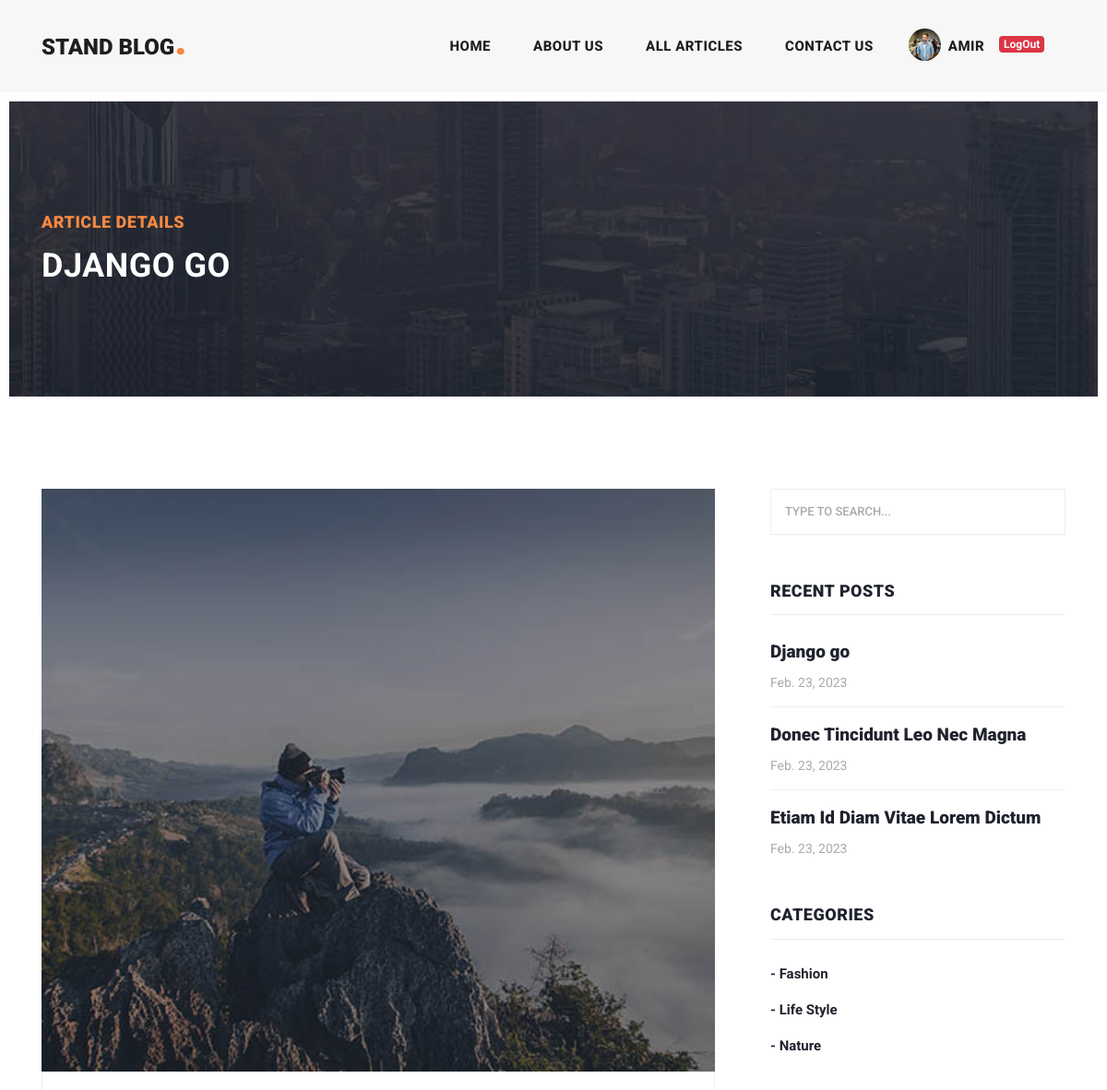
Before: /articles/details/django-go (signed in, upper part) with the older database file.
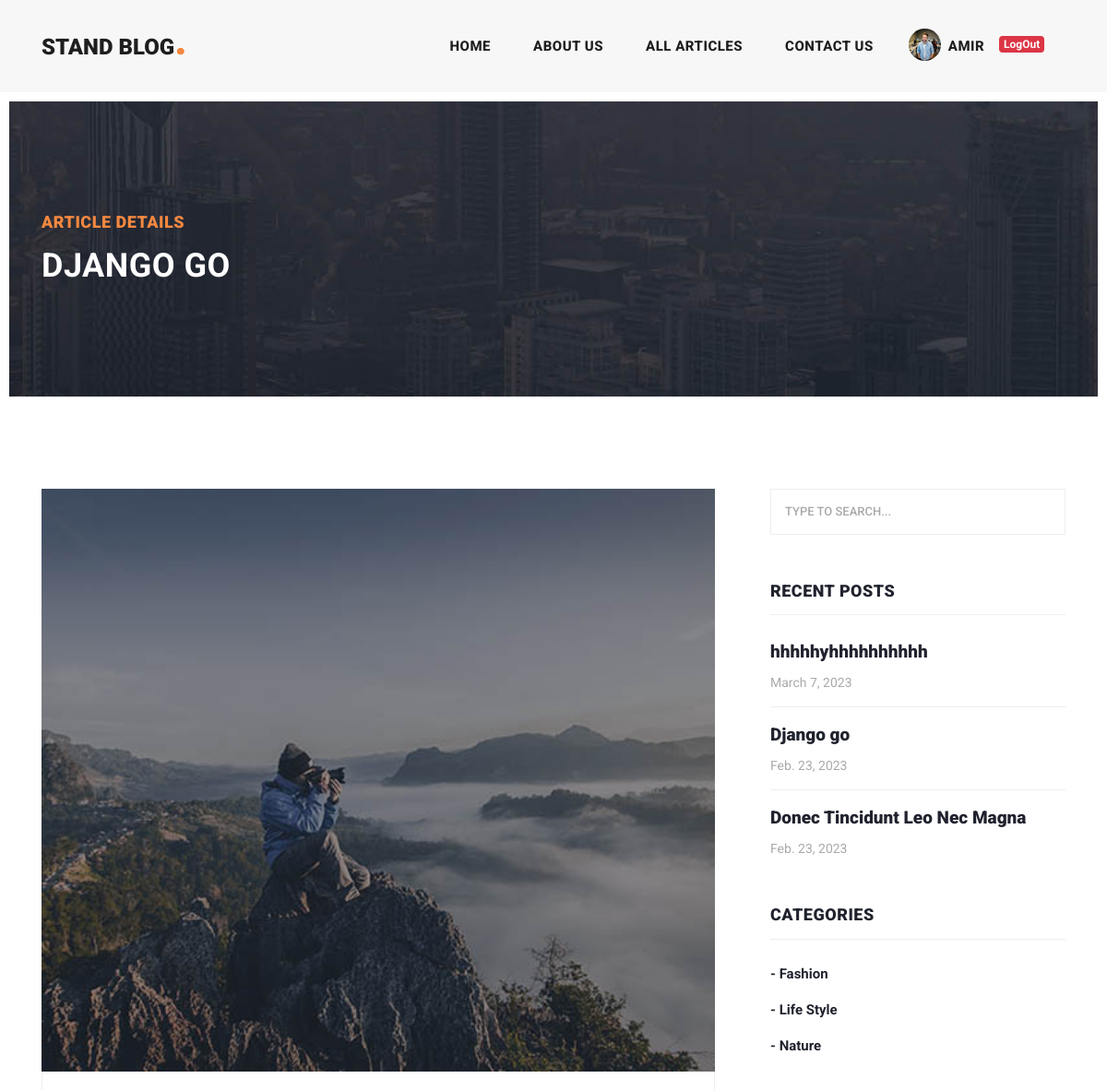
After: the same page with the newer database file.
### blog/models.py (models this page shows, shortened)
class Article(models.Model):
    author = models.ForeignKey(User, on_delete=models.CASCADE)
    category = models.ManyToManyField(Category, related_name='articles')
    title = models.CharField(max_length=100)
    body = models.TextField()
    image = models.ImageField(upload_to='images/articles')
    created = models.DateTimeField(auto_now_add=True)
    updated = models.DateTimeField(auto_now=True)
    published = models.BooleanField(default=True)
    slug = models.SlugField(blank=True, unique=True)
    objects = models.Manager()
    article_manager = ArticleManager()
    class Meta:
        ordering = ('-created', '-updated')
    def get_absolute_url(self):
        return reverse('blog:article_details', kwargs={'slug': self.slug})

class Category(models.Model):
    title = models.CharField(max_length=100)
    created = models.DateTimeField(auto_now_add=True)
    def __str__(self):
        return self.title

### blog/views.py (the view)
# urls.py: path('details/<slug:slug>', views.article_details, name='article_details'),
def article_details(request, slug):
    article = get_object_or_404(Article, slug=slug)
    if request.method == 'POST':
        body = request.POST.get('body')
        Comment.objects.create(body=body, article=article, user=request.user, parent=None)
    return render(request, 'blog/article_details.html', context={'article': article})

### blog/models.py (called while the page is built)
    def published(self):
        return self.filter(published=True)

### context_processors/context_processors.py (called while the page is built)
def recent_articles(request):
    recent_articles_ = Article.article_manager.published().order_by('-created', '-updated')[:3]
    return {'recent_articles': recent_articles_}

def categories(request):
    categories_ = Category.objects.all().order_by('title')
    return {'categories': categories_}

### blog/templates/blog/article_details.html (shortened to what this page needs)
{% extends 'base.html' %}
{% load static %}
{% block content %}
    <div class="heading-page header-text">
        <section class="page-heading">
            <div class="container">
                <div class="row">
                    <div class="col-lg-12">
                        <div class="text-content">
                            <h4>Article Details</h4>
                            <h2>{{ article.title }}</h2>
                        </div>
                    </div>
                </div>
            </div>
        </section>
    </div>
    <section class="blog-posts grid-system">
        <div class="container">
            <div class="row">
                <div class="col-lg-8">
                    <div class="all-blog-posts">
                        <div class="row">
                            <div class="col-lg-12">
                                <div class="blog-post">
                                    <div class="blog-thumb">
                                        <img src="{{ article.image.url }}" alt="{{ article.title }}">
                                    </div>
                                    <div class="down-content">
                                    </div>
                                </div>
                            </div>
                        </div>
                    </div>
                </div>
                {% include 'includes/sidebar.html' %}
            </div>
        </div>
    </section>
{% endblock %}

### templates/includes/sidebar.html (shortened to what this page needs)
<div class="col-lg-4">
                <div class="sidebar">
                    <div class="row">
                        <div class="col-lg-12">
                            <div class="sidebar-item search">
                                <form id="search_form" name="gs" method="GET" action="{% url 'blog:search_articles' %}">
                                    <input type="text" name="q" class="searchText" placeholder="type to search..."
                                           autocomplete="on" value="{{ request.GET.q }}">
                                </form>
                            </div>
                        </div>
                        <div class="col-lg-12">
                            <div class="sidebar-item recent-posts">
                                <div class="sidebar-heading">
                                    <h2>Recent Posts</h2>
                                </div>
                                <div class="content">
                                    <ul>
                                        {% for recent_article in recent_articles %}
                                            <li><a href="{{ recent_article.get_absolute_url }}">
                                            <h5>{{ recent_article.title }}</h5>
                                            <span>{{ recent_article.created.date }}</span>
                                        </a></li>
                                        {% endfor %}
                                    </ul>
                                </div>
                            </div>
                        </div>
                        <div class="col-lg-12">
                            <div class="sidebar-item categories">
                                <div class="sidebar-heading">
                                    <h2>Categories</h2>
                                </div>
                                <div class="content">
                                    <ul>
                                        {% for category in categories %}
                                            <li><a href="{% url 'blog:category_details' category.id %}">- {{ category.title }}</a></li>
                                        {% endfor %}
                                    </ul>
                                </div>
                            </div>
                        </div>
                        <div class="col-lg-12">
                        </div>
                    </div>
                </div>
            </div>

Changed rows visible on the page:
no longer on this page (row unchanged): Article: title "Etiam Id Diam Vitae Lorem Dictum", created "Feb. 23, 2023"
added Article: title "hhhhhyhhhhhhhhhh", created "March 7, 2023"
